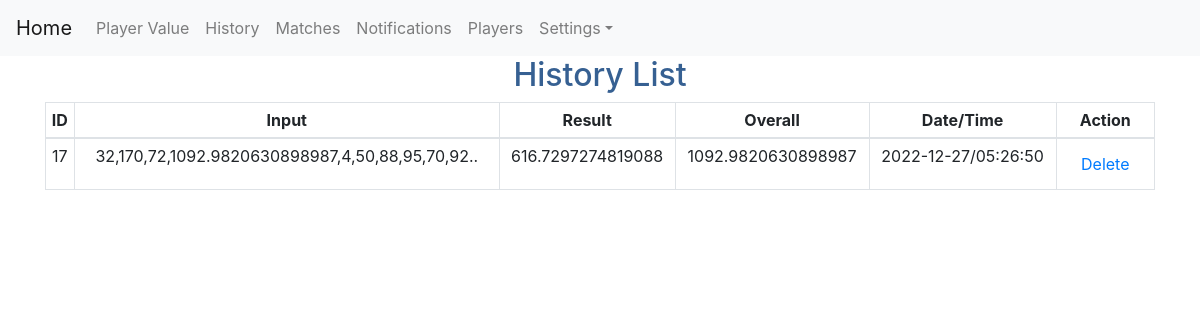
The app's page /club_query_view (signed in), older data.
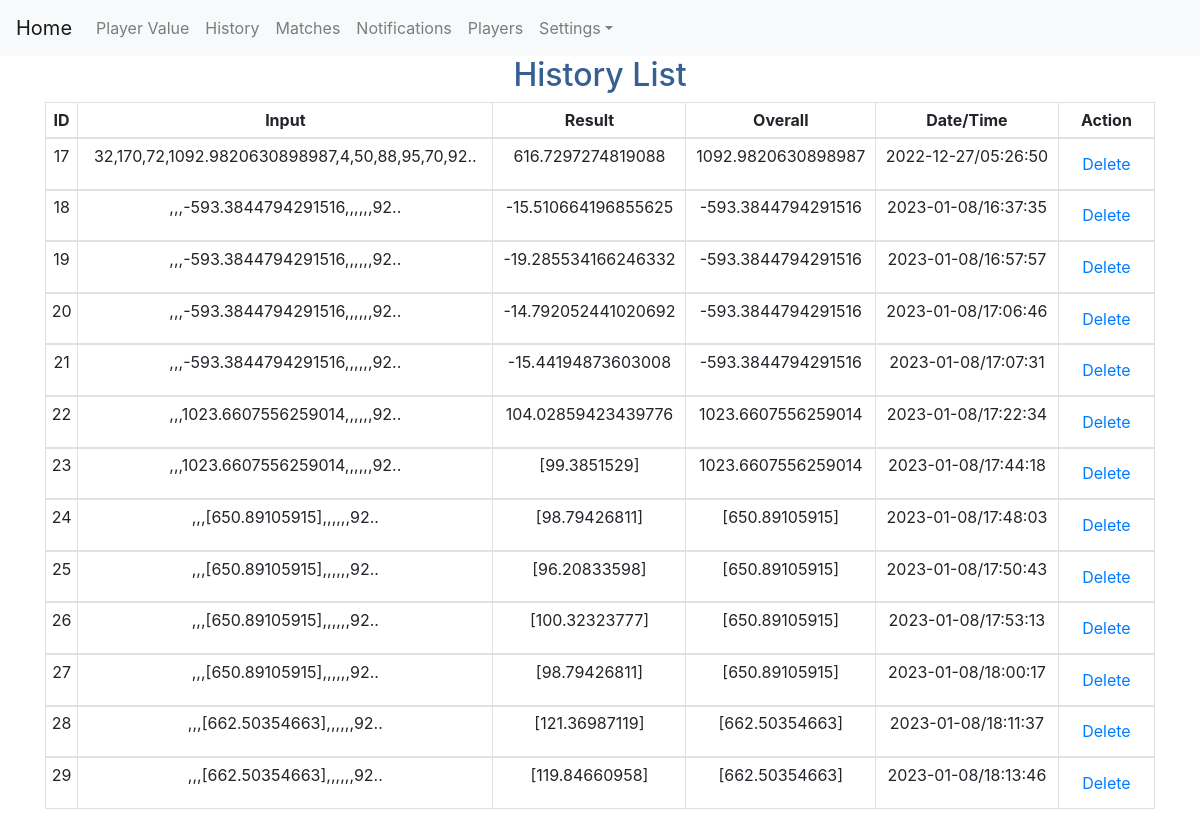
The same page, newer data.
### myapp/models.py (models this page shows)
class user_query(models.Model):
    user = models.ForeignKey(user_login,  on_delete=models.CASCADE)
    age = models.CharField(max_length=150)
    height_cm = models.CharField(max_length=150)
    weight_kg = models.CharField(max_length=150)
    overall = models.CharField(max_length=150)
    player_positions = models.CharField(max_length=150)
    weak_foot = models.CharField(max_length=150)
    skill_moves = models.CharField(max_length=150)
    attacking_crossing = models.CharField(max_length=150)
    attacking_finishing = models.CharField(max_length=150)
    attacking_heading_accuracy = models.CharField(max_length=150)
    attacking_short_passing = models.CharField(max_length=150)
    attacking_volleys = models.CharField(max_length=150)
    skill_dribbling = models.CharField(max_length=150)
    skill_curve = models.CharField(max_length=150)
    skill_fk_accuracy = models.CharField(max_length=150)
    skill_long_passing = models.CharField(max_length=150)
    skill_ball_control = models.CharField(max_length=150)
    movement_acceleration = models.CharField(max_length=150)
    movement_sprint_speed = models.CharField(max_length=150)
    movement_agility = models.CharField(max_length=150)
    movement_reactions = models.CharField(max_length=150)
    movement_balance = models.CharField(max_length=150)
    power_shot_power = models.CharField(max_length=150)
    power_jumping = models.CharField(max_length=150)
    power_stamina = models.CharField(max_length=150)
    power_strength = models.CharField(max_length=150)
    power_long_shots = models.CharField(max_length=150)
    mentality_aggression = models.CharField(max_length=150)
    mentality_interceptions = models.CharField(max_length=150)
    mentality_positioning = models.CharField(max_length=150)
    mentality_vision = models.CharField(max_length=150)
    mentality_penalties = models.CharField(max_length=150)
    mentality_composure = models.CharField(max_length=150)
    defending_marking = models.CharField(max_length=150)
    defending_standing_tackle = models.CharField(max_length=150)
    defending_sliding_tackle = models.CharField(max_length=150)
    goalkeeping_diving = models.CharField(max_length=150)
    goalkeeping_handling = models.CharField(max_length=150)
    goalkeeping_kicking = models.CharField(max_length=150)
    goalkeeping_positioning = models.CharField(max_length=150)
    goalkeeping_reflexes = models.CharField(max_length=150)
    estimate = models.CharField(max_length=150)
    dt = models.CharField(max_length=150)
    tm = models.CharField(max_length=150)

### myapp/views.py (the view)
# urls.py: path('club_query_view', views.club_query_view, name='club_query_view'),
def club_query_view(request):
    user_id = request.session['user_id']
    ush_l = user_query.objects.filter(user_id=int(user_id))
    context = {'search_list': ush_l}
    return render(request, 'myapp/club_query_view.html', context)

### myapp/templates/myapp/club_query_view.html (shortened to what this page needs)
{% extends 'myapp/club_base.html' %}
{% load static %}
{% block body %}
<center>
    <h2><font color="#366092">History List</font></h2>
<div class="container">
    <form name="frm" action="" method="post">
         <table class="tablecenterheadCSS table table-hover table-bordered table-sm">
        <thead>
             <tr>
            <th>ID</th>
            <th>Input</th>
            <th>Result</th>
            <th>Overall</th>
            <th>Date/Time</th>
            <th>Action</th>
        </tr>
        </thead>
        {% for b in search_list %}
             <tbody>
        <tr class="info ">
            <td>{{ b.id }}</td>
            <td>{{ b.age }},{{ b.height_cm }},{{ b.weight_kg }},{{ b.overall }},{{ b.weak_foot }},{{ b.skill_moves }},{{ b.attacking_crossing }},{{ b.attacking_finishing }},{{ b.attacking_heading_accuracy }},{{ b.attacking_short_passing }}..</td>
            <td>{{ b.estimate }}</td>
            <td>{{ b.overall }}</td>
            <td>{{ b.dt }}/{{ b.tm }}</td>
            <td><a class="nav-link" href="../club_query_delete?id={{b.id}}">Delete</a></td>
        </tr>
             </tbody>
        {% endfor %}
        </table>
        <br/>
    </form>
</div>
</center>
{% endblock %}

### myapp/templates/myapp/club_base.html (shortened to what this page needs)
<!doctype html>
<html lang="en">
  <head>
    <link rel="stylesheet" href="https://stackpath.bootstrapcdn.com/bootstrap/4.5.0/css/bootstrap.min.css">
  </head>
  <body {% block background %}{% endblock %}>
    <nav class="navbar navbar-expand-lg navbar-light bg-light">
    <a class="navbar-brand" href="{% url 'club_home'%}">Home</a>
    <div class="collapse navbar-collapse" id="navbarNavDropdown">
      <ul class="navbar-nav">
        <li class="nav-item">
          <a class="nav-link" href="{%url 'club_query_add'%}">Player Value</a>
        </li>
        <li class="nav-item">
          <a class="nav-link" href="{%url 'club_query_view'%}">History</a>
        </li>
        <li class="nav-item">
          <a class="nav-link" href="{%url 'club_games_view'%}">Matches</a>
        </li>
        <li class="nav-item">
          <a class="nav-link" href="club_notifications_view">Notifications</a>
        </li>
        <li class="nav-item">
          <a class="nav-link" href="{%url 'club_player_view'%}">Players</a>
        </li>
        <li class="nav-item dropdown">
          <a class="nav-link dropdown-toggle" href="#" id="navbarDropdownMenuLink" role="button" data-toggle="dropdown">Settings</a>
        </li>
      </ul>
    </div>
  </nav>
   {% block body %}{% endblock %}
  </body>
</html>

### myapp/templates/myapp/club_query_view.html (style rules this page uses)
.tablecenterheadCSS th { text-align:center; }
.tablecenterheadCSS td { text-align:center; }

### myapp/templates/myapp/club_base.html (style rules this page uses)
body { background-repeat: no-repeat; background-attachment: fixed; background-size: cover; }

Row changes from the older to the newer data that the page shows:
added user_query: id "18", overall "-593.3844794291516", attacking_short_passing "92", estimate "-15.510664196855625", dt "2023-01-08", tm "16:37:35"
added user_query: id "19", overall "-593.3844794291516", attacking_short_passing "92", estimate "-19.285534166246332", dt "2023-01-08", tm "16:57:57"
added user_query: id "20", overall "-593.3844794291516", attacking_short_passing "92", estimate "-14.792052441020692", dt "2023-01-08", tm "17:06:46"
added user_query: id "21", overall "-593.3844794291516", attacking_short_passing "92", estimate "-15.44194873603008", dt "2023-01-08", tm "17:07:31"
added user_query: id "22", overall "1023.6607556259014", attacking_short_passing "92", estimate "104.02859423439776", dt "2023-01-08", tm "17:22:34"
added user_query: id "23", overall "1023.6607556259014", attacking_short_passing "92", estimate "[99.3851529]", dt "2023-01-08", tm "17:44:18"
added user_query: id "24", overall "[650.89105915]", attacking_short_passing "92", estimate "[98.79426811]", dt "2023-01-08", tm "17:48:03"
added user_query: id "25", overall "[650.89105915]", attacking_short_passing "92", estimate "[96.20833598]", dt "2023-01-08", tm "17:50:43"
added user_query: id "26", overall "[650.89105915]", attacking_short_passing "92", estimate "[100.32323777]", dt "2023-01-08", tm "17:53:13"
added user_query: id "27", overall "[650.89105915]", attacking_short_passing "92", estimate "[98.79426811]", dt "2023-01-08", tm "18:00:17"
added user_query: id "28", overall "[662.50354663]", attacking_short_passing "92", estimate "[121.36987119]", dt "2023-01-08", tm "18:11:37"
added user_query: id "29", overall "[662.50354663]", attacking_short_passing "92", estimate "[119.84660958]", dt "2023-01-08", tm "18:13:46"
